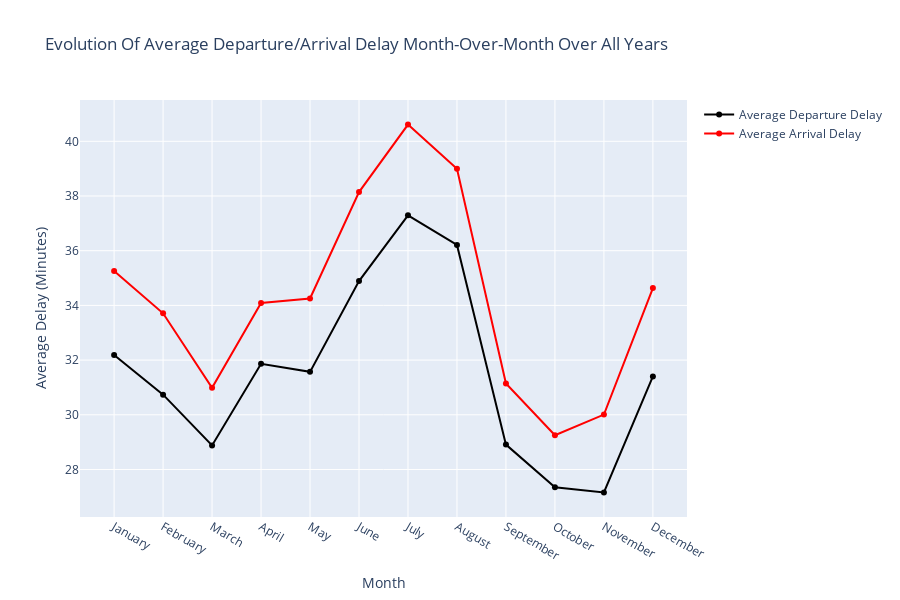

Notebook code for this chart:
### Code cell
dfpandas = averageDepartureDelayPerMonth.toPandas()
months = ["January", "February", "March", "April", "May", "June", 
          "July", "August", "September", "October", "November", "December"]
dfpandasaverageDepartureDelayPerMonth = dfpandas.sort_values('Month', key = lambda x : pd.Categorical(x, categories=months, ordered=True))

averageDepartureDelayPerMonthGraph = go.Scatter(
    y = dfpandasaverageDepartureDelayPerMonth['AverageDepartureDelayPerMonth'],
    x = dfpandasaverageDepartureDelayPerMonth['Month'],
    mode = 'lines+markers',
    name = 'Average Departure Delay',
    marker = dict(color='black'),
    text = dfpandasaverageDepartureDelayPerMonth['Month'])

averageArrivalDelayPerMonthGraph = go.Scatter(
    y = dfpandasaverageDepartureDelayPerMonth['AverageArrivalDelayPerMonth'],
    x = dfpandasaverageDepartureDelayPerMonth['Month'],
    mode = 'lines+markers',
    name = 'Average Arrival Delay',
    marker = dict(color='red'),
    text = dfpandasaverageDepartureDelayPerMonth['Month'])

data = [averageDepartureDelayPerMonthGraph, averageArrivalDelayPerMonthGraph]

layout = dict(title = 'Evolution Of Average Departure/Arrival Delay Month-Over-Month Over All Years',
              xaxis= dict(title= 'Month',ticklen= 5,zeroline= False,tickformat='d'),
              yaxis= dict(title= 'Average Delay (Minutes)'),
              height= 600,
              width= 900
             )
fig = dict(data = data, layout = layout)

pyo.iplot(fig)

### Figure 1 — Plotly figure (JSON) as saved in the notebook; plotly's stock layout.template omitted (floating-point values rounded to 4 significant figures)
{"data": [{"marker": {"color": "black"}, "mode": "lines+markers", "name": "Average Departure Delay", "text": ["January", "February", "March", "April", "May", "June", "July", "August", "September", "October", "November", "December"], "type": "scatter", "x": ["January", "February", "March", "April", "May", "June", "July", "August", "September", "October", "November", "December"], "y": [32.19, 30.74, 28.88, 31.86, 31.57, 34.89, 37.29, 36.21, 28.91, 27.35, 27.16, 31.4]}, {"marker": {"color": "red"}, "mode": "lines+markers", "name": "Average Arrival Delay", "text": ["January", "February", "March", "April", "May", "June", "July", "August", "September", "October", "November", "December"], "type": "scatter", "x": ["January", "February", "March", "April", "May", "June", "July", "August", "September", "October", "November", "December"], "y": [35.25, 33.71, 30.99, 34.09, 34.25, 38.14, 40.61, 39.0, 31.15, 29.25, 30.01, 34.64]}], "layout": {"height": 600, "title": {"text": "Evolution Of Average Departure/Arrival Delay Month-Over-Month Over All Years"}, "width": 900, "xaxis": {"tickformat": "d", "ticklen": 5, "title": {"text": "Month"}, "zeroline": false}, "yaxis": {"title": {"text": "Average Delay (Minutes)"}}}}
